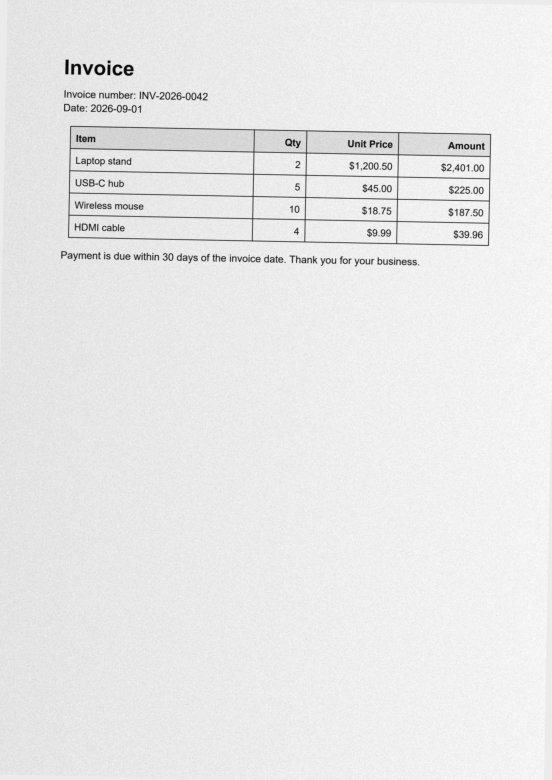
#> input picture samples/invoice_scan.jpg, 1654 x 2339 px (shown at 1/3 size)
$ python -i imaging.py   (imports and definitions only)
#> lines starting #> are read from the running program, lines starting #| are printed output that depends on the picture; after the words box and inside, x2 and y2 are one past the last pixel; in counts of white or black regions, pixels touching at a corner belong together
#> further down, picture is the input picture: shape (2339, 1654); min 0, max 255, mean 232.6
"""Image clean-up used before OCR: orientation, skew, lighting, scale, table-line detection."""
import cv2
import numpy as np
from PIL import Image, ImageOps


# ----------------------------------------------------------------------------- loading
# [128 lines left out: functions pil_to_gray, limit_size, ensure_dark_on_light, flatten_background, rotate_keep, estimate_skew and 4 more, not called in this run]


# ----------------------------------------------------------------------------- table grid detection
def _cluster_positions(values, tol: float):
    """Merge nearby 1-D positions (line centres) into single positions."""
    values = sorted(values)
    out, cur = [], []
    for v in values:
        if cur and v - cur[-1] > tol:
            out.append(sum(cur) / len(cur))
            cur = []
        cur.append(v)
    if cur:
        out.append(sum(cur) / len(cur))
    return out


def _drop_close(positions, min_gap: float):
    out = []
    for p in positions:
        if not out or p - out[-1] >= min_gap:
            out.append(p)
    return out


def find_grid_tables(gray: np.ndarray):
    """Detect ruled tables (visible grid lines).

    Returns (tables, erase_mask):
      tables     - list of {"xs": [...], "ys": [...]} in pixel coordinates (sorted line positions)
      erase_mask - uint8 mask of the grid-line pixels of accepted tables (to whiten before OCR)
    """
    h, w = gray.shape
#> h = 2339; w = 1654
    block = max(15, (min(h, w) // 60) | 1)
#> block = 27
    bw = cv2.adaptiveThreshold(gray, 255, cv2.ADAPTIVE_THRESH_MEAN_C, cv2.THRESH_BINARY_INV, block, 12)
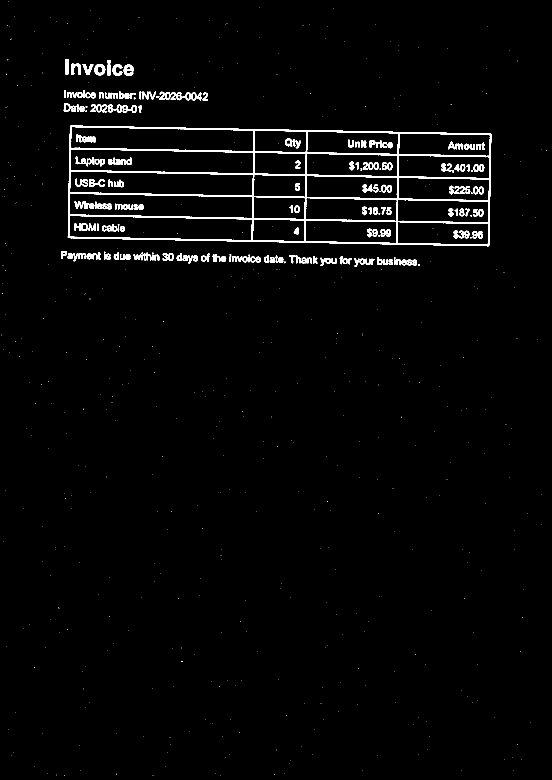
#> bw: shape (2339, 1654) (shown at 1/3 size); 2.1% white; 714 white regions (490 under 20 px), largest, box (x1, y1, x2, y2) and area: (203, 377, 1474, 739) 39397, (283, 192, 316, 226) 657, (371, 194, 401, 228) 647

    hk, vk = max(25, w // 45), max(25, h // 45)
#> hk = 36; vk = 51
    horiz = cv2.morphologyEx(bw, cv2.MORPH_OPEN, cv2.getStructuringElement(cv2.MORPH_RECT, (hk, 1)))
#> horiz: shape (2339, 1654); 0.83% white; 6 white regions, box (x1, y1, x2, y2) and area: (204, 711, 1469, 738) 5429, (210, 444, 1474, 471) 5402, (211, 377, 1475, 405) 5376, (208, 511, 1473, 538) 5364, (207, 577, 1471, 605) 5346, (206, 644, 1470, 671) 5312
    vert = cv2.morphologyEx(bw, cv2.MORPH_OPEN, cv2.getStructuringElement(cv2.MORPH_RECT, (1, vk)))
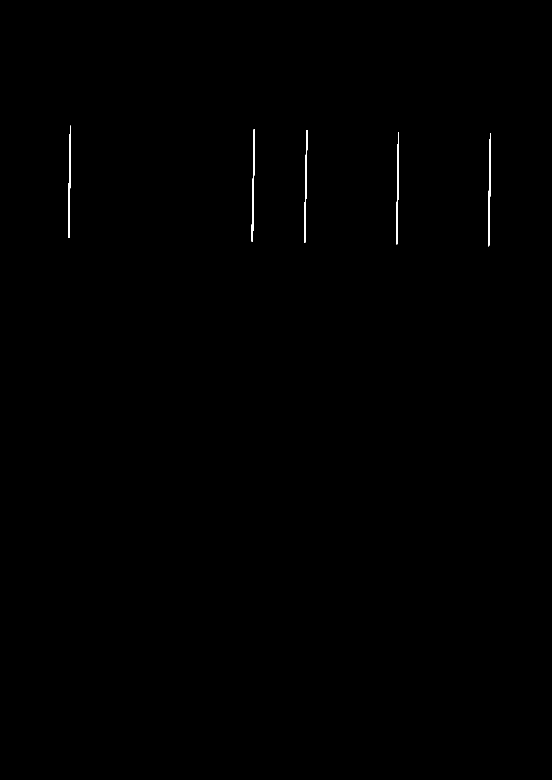
#> vert: shape (2339, 1654) (shown at 1/3 size); 0.17% white; 5 white regions, box (x1, y1, x2, y2) and area: (1464, 401, 1473, 739) 1377, (204, 377, 213, 714) 1349, (755, 387, 764, 725) 1340, (913, 390, 922, 728) 1312, (1189, 396, 1197, 733) 1270
    mask = cv2.bitwise_or(horiz, vert)
#> mask: shape (2339, 1654); 0.99% white; 1 white region, box (x1, y1, x2, y2) and area: (204, 377, 1475, 739) 38480
    erase_mask = np.zeros_like(mask)
    if cv2.countNonZero(mask) == 0:
        return [], erase_mask

    joined = cv2.dilate(mask, cv2.getStructuringElement(cv2.MORPH_RECT, (9, 9)))
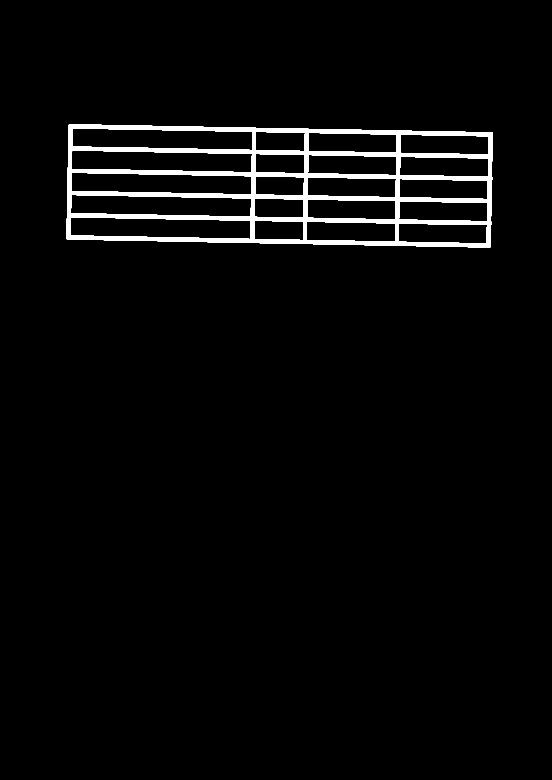
#> joined: shape (2339, 1654) (shown at 1/3 size); 2.9% white; 1 white region, box (x1, y1, x2, y2) and area: (200, 373, 1479, 743) 111306
    n, labels, stats, _ = cv2.connectedComponentsWithStats(joined, connectivity=8)
#> n = 2; stats = [[0, 0, 1654, 2339, 3757400], [200, 373, 1279, 370, 111306]]

    tables = []
    line_tol = max(4.0, min(h, w) * 0.004)
#> line_tol = 6.62
    for i in range(1, n):
        x, y, cw, ch, area = stats[i]
        if cw < 3 * hk or ch < 30:
            continue
        comp = (labels[y:y + ch, x:x + cw] == i).astype(np.uint8) * 255
        hc = cv2.bitwise_and(horiz[y:y + ch, x:x + cw], comp)
        vc = cv2.bitwise_and(vert[y:y + ch, x:x + cw], comp)

        ys, xs = [], []
        cnts, _ = cv2.findContours(hc, cv2.RETR_EXTERNAL, cv2.CHAIN_APPROX_SIMPLE)
        for c in cnts:
            rx, ry, rw, rh = cv2.boundingRect(c)
            if rw >= 0.35 * cw:
                ys.append(y + ry + rh / 2.0)
        cnts, _ = cv2.findContours(vc, cv2.RETR_EXTERNAL, cv2.CHAIN_APPROX_SIMPLE)
        for c in cnts:
            rx, ry, rw, rh = cv2.boundingRect(c)
            if rh >= 0.35 * ch:
                xs.append(x + rx + rw / 2.0)

        ys = _drop_close(_cluster_positions(ys, line_tol), 12)
        xs = _drop_close(_cluster_positions(xs, line_tol), 12)
        if len(ys) < 3 or len(xs) < 3 or len(ys) - 1 > 300 or len(xs) - 1 > 40:
            continue                      # need at least 2 rows x 2 columns
        tables.append({"xs": xs, "ys": ys})
        region = (slice(y, y + ch), slice(x, x + cw))
        erase_mask[region] = cv2.bitwise_or(erase_mask[region], cv2.bitwise_and(mask[region], comp))
#> this loop made 1 pass
#> pass 1, in find_grid_tables, `comp = (labels[y:y + ch, x:x + cw] == i).astype(np.uint8) * 255`:
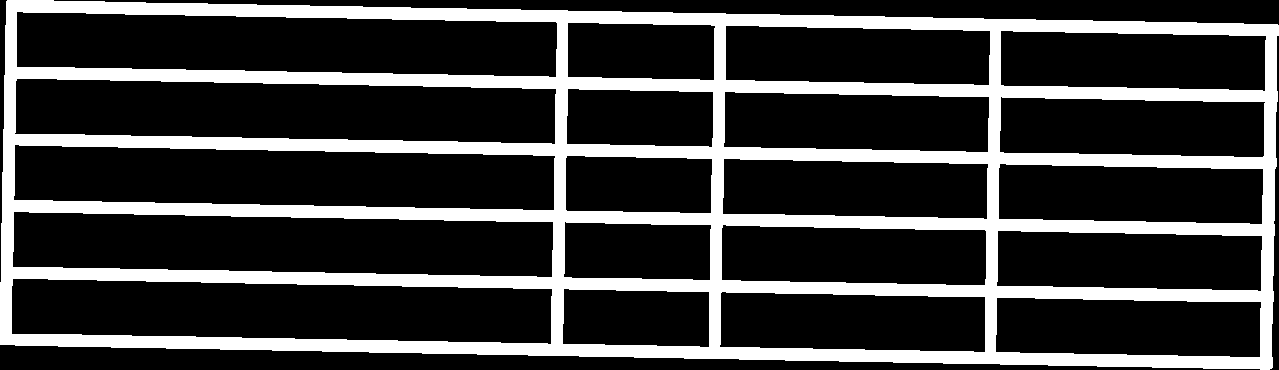
#> comp: shape (370, 1279); 23.5% white; 1 white region, box (x1, y1, x2, y2) and area: (0, 0, 1279, 370) 111306
#> pass 1, in find_grid_tables, `hc = cv2.bitwise_and(horiz[y:y + ch, x:x + cw], comp)`:
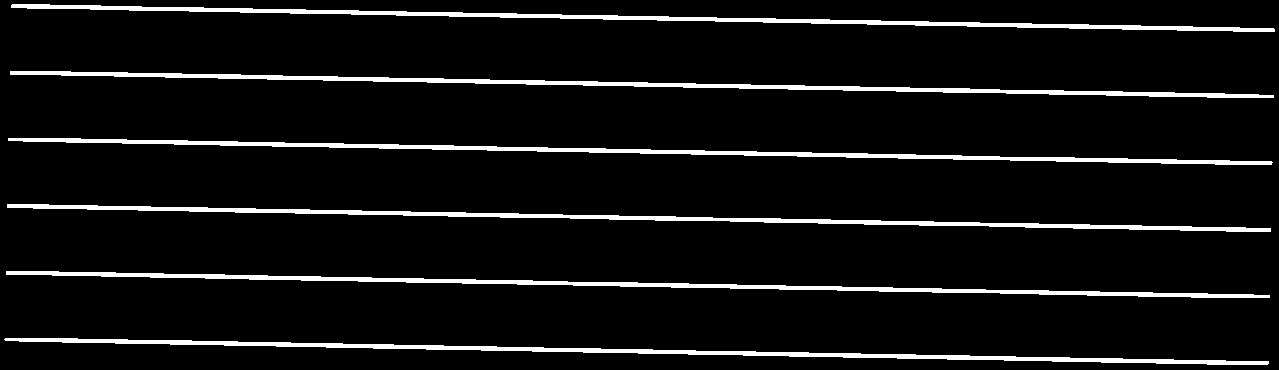
#> hc: shape (370, 1279); 6.8% white; 6 white regions, box (x1, y1, x2, y2) and area: (4, 338, 1269, 365) 5429, (10, 71, 1274, 98) 5402, (11, 4, 1275, 32) 5376, (8, 138, 1273, 165) 5364, (7, 204, 1271, 232) 5346, (6, 271, 1270, 298) 5312
#> pass 1, in find_grid_tables, `vc = cv2.bitwise_and(vert[y:y + ch, x:x + cw], comp)`:
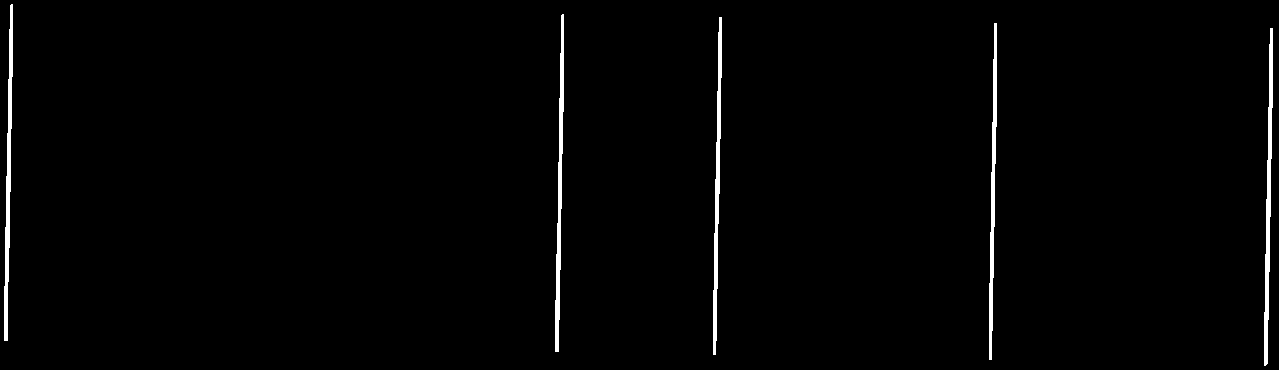
#> vc: shape (370, 1279); 1.4% white; 5 white regions, box (x1, y1, x2, y2) and area: (1264, 28, 1273, 366) 1377, (4, 4, 13, 341) 1349, (555, 14, 564, 352) 1340, (713, 17, 722, 355) 1312, (989, 23, 997, 360) 1270
#> after the loop, tables = 1 item

    if tables:
        erase_mask = cv2.dilate(erase_mask, np.ones((3, 3), np.uint8), iterations=1)
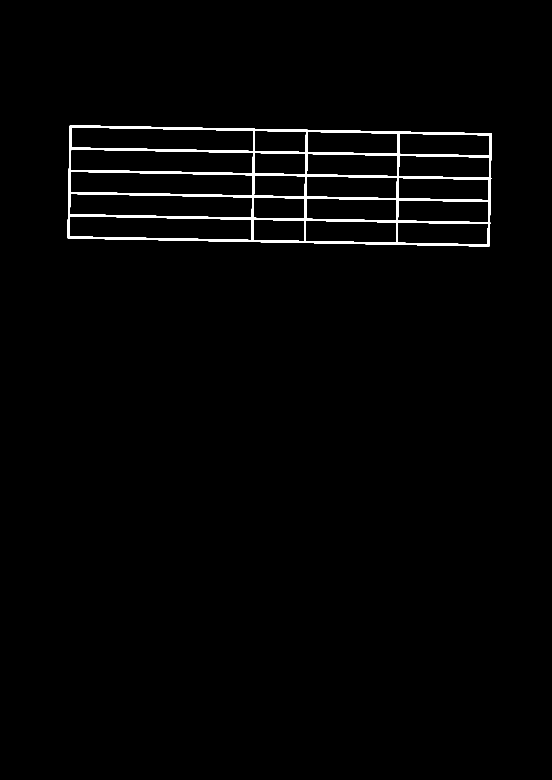
#> erase_mask: shape (2339, 1654) (shown at 1/3 size); 1.5% white; 1 white region, box (x1, y1, x2, y2) and area: (203, 376, 1476, 740) 56926
    return tables, erase_mask

>>> import cv2
>>> picture = cv2.imread('../samples/invoice_scan.jpg', cv2.IMREAD_GRAYSCALE)
>>> result = find_grid_tables(picture)

$ run again, on samples/invoice_rotated90.png
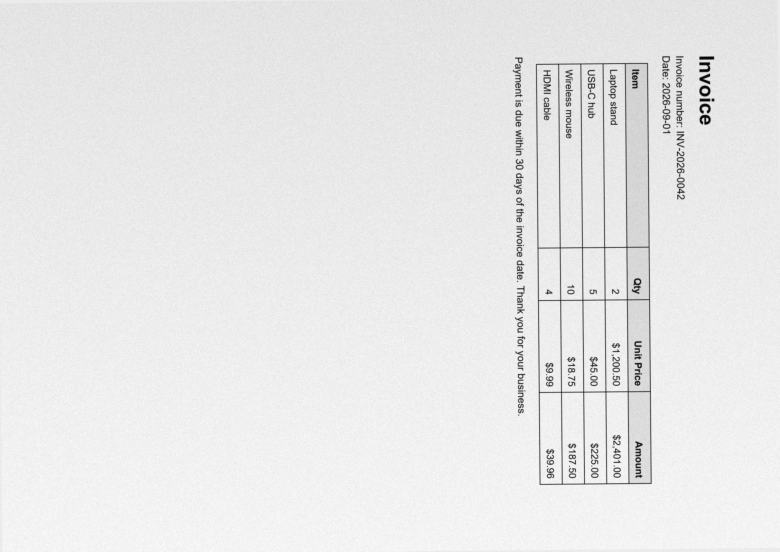
#> input picture samples/invoice_rotated90.png, 2339 x 1654 px (shown at 1/3 size)
#> picture is the input picture: shape (1654, 2339); min 3, max 253, mean 232.6
#> bw: shape (1654, 2339); 2.1% white; 598 white regions (372 under 20 px), largest, box (x1, y1, x2, y2) and area: (1607, 188, 1956, 1455) 39435, (2098, 257, 2132, 289) 653, (2097, 187, 2131, 217) 645
#> horiz: shape (1654, 2339); 0.17% white; 5 white regions, box (x1, y1, x2, y2) and area: (1618, 1449, 1956, 1455) 1348, (1612, 740, 1949, 746) 1344, (1607, 189, 1945, 195) 1334, (1613, 897, 1951, 904) 1310, (1616, 1173, 1953, 1179) 1297
#> vert: shape (1654, 2339); 0.82% white; 6 white regions, box (x1, y1, x2, y2) and area: (1874, 190, 1889, 1454) 5333, (1607, 192, 1622, 1456) 5332, (1941, 189, 1955, 1453) 5321, (1807, 190, 1822, 1455) 5313, (1674, 191, 1689, 1456) 5285, (1741, 191, 1755, 1455) 5246
#> mask: shape (1654, 2339); 0.98% white; 1 white region, box (x1, y1, x2, y2) and area: (1607, 189, 1956, 1456) 38054
#> joined: shape (1654, 2339); 2.8% white; 1 white region, box (x1, y1, x2, y2) and area: (1603, 185, 1960, 1460) 110170
#> n = 2; stats = [[0, 0, 2339, 1654, 3758536], [1603, 185, 357, 1275, 110170]]
#> the loop in find_grid_tables, `for i in range(1, n):` made 1 pass
#> pass 1, in find_grid_tables, `vc = cv2.bitwise_and(vert[y:y + ch, x:x + cw], comp)`:
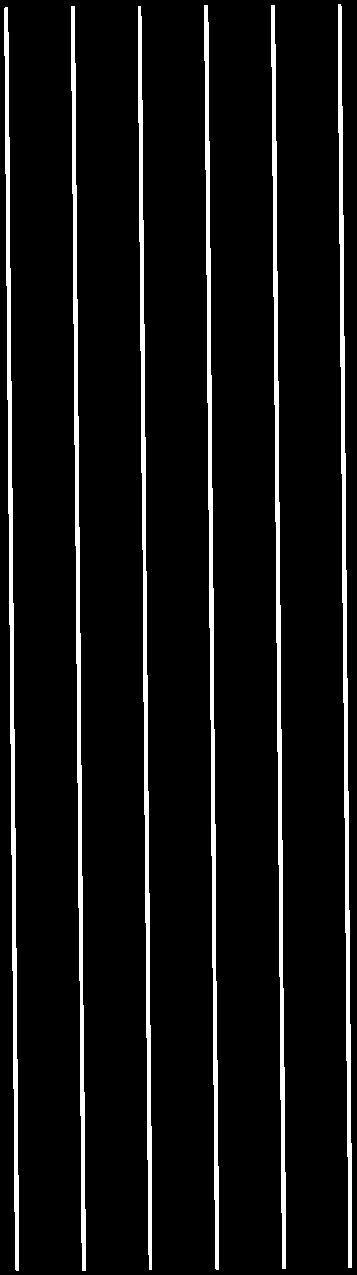
#> vc: shape (1275, 357); 7% white; 6 white regions, box (x1, y1, x2, y2) and area: (271, 5, 286, 1269) 5333, (4, 7, 19, 1271) 5332, (338, 4, 352, 1268) 5321, (204, 5, 219, 1270) 5313, (71, 6, 86, 1271) 5285, (138, 6, 152, 1270) 5246
#> after the loop in find_grid_tables, `for i in range(1, n):`: tables = 1 item
#> in find_grid_tables, `erase_mask = cv2.dilate(erase_mask, np.ones((3, 3), np.uint8), iterati..`:
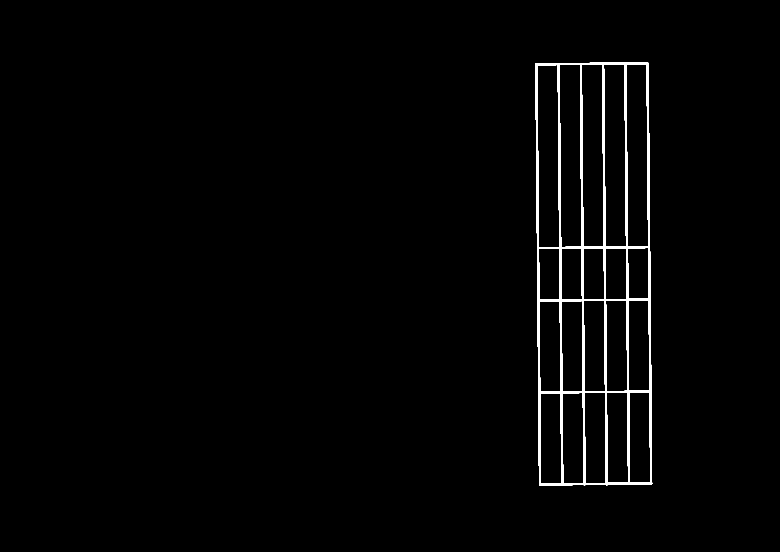
#> erase_mask: shape (1654, 2339) (shown at 1/3 size); 1.5% white; 1 white region, box (x1, y1, x2, y2) and area: (1606, 188, 1957, 1457) 56316
